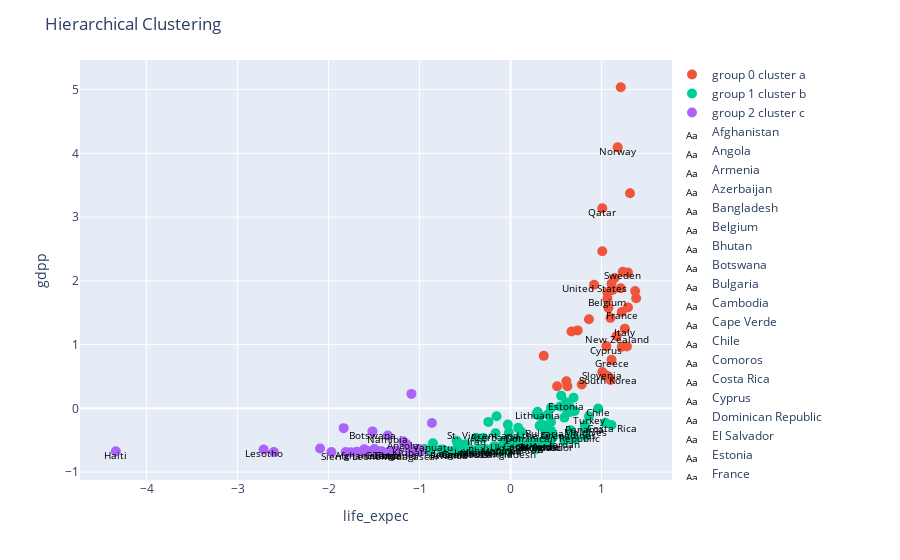

The code cell stored with this chart in its notebook:
### Code cell
labels = ['cluster a', 'cluster b', 'cluster c']
x = 'life_expec'
y = 'gdpp'
title = 'Hierarchical Clustering'
y_agg = clustering.hierarchical_cluster_visualizator(AgglomerativeClustering, data_clustering, 3, labels, x, y, annotations=annotation, skip_rows=3, title=title)

### Figure 1 — Plotly figure (JSON) as saved in the notebook; plotly's stock layout.template omitted (floating-point values rounded to 4 significant figures)
{"data": [{"hovertemplate": "<extra></extra>", "legendgroup": "", "marker": {"color": "#636efa", "symbol": "circle"}, "mode": "markers", "name": "", "orientation": "v", "showlegend": false, "type": "scatter", "xaxis": "x", "yaxis": "y"}, {"marker": {"size": 10}, "mode": "markers", "name": "group 0 cluster a", "type": "scatter", "x": [1.291, 1.122, 0.3659, 0.614, 1.065, 0.7381, 1.212, 1.054, 0.7832, 1.009, 1.065, 1.223, 1.076, 1.11, 1.291, 1.11, 1.223, 1.257, 1.381, 0.8622, 1.212, 1.099, 1.144, 1.167, 1.178, 0.6253, 1.043, 1.009, 0.5125, 1.37, 1.009, 1.076, 1.279, 1.234, 1.313, 0.6704, 1.099, 0.9185], "y": [2.131, 1.857, 0.8228, 0.4233, 1.72, 1.222, 1.884, 0.976, 0.3741, 2.465, 1.819, 1.512, 1.578, 0.7626, 1.583, 1.956, 0.9651, 1.25, 1.726, 1.397, 5.037, 0.4452, 2.043, 1.135, 4.095, 0.3467, 0.5218, 3.138, 0.3467, 1.841, 0.5711, 0.4999, 0.9706, 2.142, 3.373, 1.206, 1.419, 1.939]}, {"marker": {"size": 10}, "mode": "markers", "name": "group 1 cluster b", "type": "scatter", "x": [0.6479, 0.6704, 0.7043, 0.5915, 0.3095, -0.1642, -0.01756, 0.693, -0.01756, 0.09522, 0.1742, 0.1178, 0.7043, 0.411, 0.3772, -0.5025, 0.2193, 0.9637, 0.4561, 0.6591, -0.5251, 1.11, 0.6479, 0.4561, 0.693, -0.006281, 0.3997, 0.614, -0.5928, -0.5702, 0.2531, -0.9424, 0.08395, 0.08395, -0.5702, 0.4449, -0.4913, -0.07395, 0.4449, -0.3785, 0.4674, 0.5915, -0.2431, -0.8747, -0.2318, -0.7619, 0.287, 1.043, 0.6253, 0.2982, 0.3885, 0.4449, 0.8283, -0.2657, 0.3208, -0.5815, -0.09651, -0.4913, 0.6591, 0.3321, -0.4236, -0.2544, -0.5928, 0.817, 0.3997, 0.8283, -0.1755, 0.6479, 0.3546, -0.1529, -0.6717, 0.1065, -0.7394, 0.4674, 0.3208, 0.5576, 0.4336, 0.1178, -0.48, -0.02884, -0.1078, 0.6817, 0.06139, -0.07395, 0.7155, 0.8622, -0.2995, -0.01756, 0.6591, -0.198, -0.8522, 0.5464, 0.287, -0.3446], "y": [-0.4856, -0.4654, -0.04182, -0.1458, -0.5332, -0.3899, -0.668, 0.1661, -0.3795, -0.4719, -0.5901, -0.6011, -0.4572, -0.09654, -0.3351, -0.6664, -0.5283, -0.003511, -0.4599, -0.3674, -0.6674, -0.2607, 0.02932, -0.4112, -0.4544, -0.5672, -0.5458, 0.08952, -0.5097, -0.6787, -0.5475, -0.6378, -0.3061, -0.5546, -0.5431, 0.007434, -0.6356, -0.5393, -0.3521, -0.4632, -0.4533, -0.5081, -0.2131, -0.6565, -0.6613, -0.6471, -0.09107, -0.2246, -0.04729, -0.05276, -0.461, -0.2131, -0.3209, -0.6438, -0.2717, -0.5529, -0.6202, -0.5644, -0.3439, -0.5546, -0.6554, -0.677, -0.6525, -0.2673, -0.5327, -0.4347, -0.5929, -0.01993, -0.2591, -0.1239, -0.6786, -0.5206, -0.6547, -0.4134, -0.1184, 0.199, -0.5557, -0.3685, -0.6285, -0.2552, -0.6691, -0.4314, -0.5124, -0.5152, -0.4829, -0.1239, -0.4665, -0.5469, -0.05823, -0.6339, -0.5469, 0.02932, -0.6378, -0.6378]}, {"marker": {"size": 10}, "mode": "markers", "name": "group 2 cluster c", "type": "scatter", "x": [-1.619, -1.179, -0.9875, -1.518, -1.427, -1.45, -1.495, -2.6, -1.585, -1.472, -1.145, -1.608, -1.089, -0.9988, -0.8634, -1.416, -1.687, -4.337, -1.112, -2.713, -1.1, -1.1, -1.969, -1.247, -1.811, -1.348, -1.326, -1.134, -1.754, -0.9988, -1.833, -1.269, -1.337, -1.551, -2.093], "y": [-0.6792, -0.5163, -0.668, -0.3619, -0.678, -0.6968, -0.6378, -0.685, -0.6604, -0.6912, -0.5595, -0.6427, 0.2263, -0.6831, -0.2306, -0.674, -0.6795, -0.6732, -0.6279, -0.6454, -0.6915, -0.6868, -0.6843, -0.6707, -0.6865, -0.4254, -0.6904, -0.5819, -0.6876, -0.6388, -0.3111, -0.671, -0.6827, -0.6769, -0.6295]}, {"mode": "text", "name": "Afghanistan", "text": ["Afghanistan"], "textfont": {"color": "black", "size": 10}, "textposition": "bottom center", "type": "scatter", "x": [-1.619], "y": [-0.6792]}, {"mode": "text", "name": "Angola", "text": ["Angola"], "textfont": {"color": "black", "size": 10}, "textposition": "bottom center", "type": "scatter", "x": [-1.179], "y": [-0.5163]}, {"mode": "text", "name": "Armenia", "text": ["Armenia"], "textfont": {"color": "black", "size": 10}, "textposition": "bottom center", "type": "scatter", "x": [0.3095], "y": [-0.5332]}, {"mode": "text", "name": "Azerbaijan", "text": ["Azerbaijan"], "textfont": {"color": "black", "size": 10}, "textposition": "bottom center", "type": "scatter", "x": [-0.1642], "y": [-0.3899]}, {"mode": "text", "name": "Bangladesh", "text": ["Bangladesh"], "textfont": {"color": "black", "size": 10}, "textposition": "bottom center", "type": "scatter", "x": [-0.01756], "y": [-0.668]}, {"mode": "text", "name": "Belgium", "text": ["Belgium"], "textfont": {"color": "black", "size": 10}, "textposition": "bottom center", "type": "scatter", "x": [1.065], "y": [1.72]}, {"mode": "text", "name": "Bhutan", "text": ["Bhutan"], "textfont": {"color": "black", "size": 10}, "textposition": "bottom center", "type": "scatter", "x": [0.1742], "y": [-0.5901]}, {"mode": "text", "name": "Botswana", "text": ["Botswana"], "textfont": {"color": "black", "size": 10}, "textposition": "bottom center", "type": "scatter", "x": [-1.518], "y": [-0.3619]}, {"mode": "text", "name": "Bulgaria", "text": ["Bulgaria"], "textfont": {"color": "black", "size": 10}, "textposition": "bottom center", "type": "scatter", "x": [0.3772], "y": [-0.3351]}, {"mode": "text", "name": "Cambodia", "text": ["Cambodia"], "textfont": {"color": "black", "size": 10}, "textposition": "bottom center", "type": "scatter", "x": [-0.5025], "y": [-0.6664]}, {"mode": "text", "name": "Cape Verde", "text": ["Cape Verde"], "textfont": {"color": "black", "size": 10}, "textposition": "bottom center", "type": "scatter", "x": [0.2193], "y": [-0.5283]}, {"mode": "text", "name": "Chile", "text": ["Chile"], "textfont": {"color": "black", "size": 10}, "textposition": "bottom center", "type": "scatter", "x": [0.9637], "y": [-0.003511]}, {"mode": "text", "name": "Comoros", "text": ["Comoros"], "textfont": {"color": "black", "size": 10}, "textposition": "bottom center", "type": "scatter", "x": [-0.5251], "y": [-0.6674]}, {"mode": "text", "name": "Costa Rica", "text": ["Costa Rica"], "textfont": {"color": "black", "size": 10}, "textposition": "bottom center", "type": "scatter", "x": [1.11], "y": [-0.2607]}, {"mode": "text", "name": "Cyprus", "text": ["Cyprus"], "textfont": {"color": "black", "size": 10}, "textposition": "bottom center", "type": "scatter", "x": [1.054], "y": [0.976]}, {"mode": "text", "name": "Dominican Republic", "text": ["Dominican Republic"], "textfont": {"color": "black", "size": 10}, "textposition": "bottom center", "type": "scatter", "x": [0.4561], "y": [-0.4112]}, {"mode": "text", "name": "El Salvador", "text": ["El Salvador"], "textfont": {"color": "black", "size": 10}, "textposition": "bottom center", "type": "scatter", "x": [0.3997], "y": [-0.5458]}, {"mode": "text", "name": "Estonia", "text": ["Estonia"], "textfont": {"color": "black", "size": 10}, "textposition": "bottom center", "type": "scatter", "x": [0.614], "y": [0.08952]}, {"mode": "text", "name": "France", "text": ["France"], "textfont": {"color": "black", "size": 10}, "textposition": "bottom center", "type": "scatter", "x": [1.223], "y": [1.512]}, {"mode": "text", "name": "Georgia", "text": ["Georgia"], "textfont": {"color": "black", "size": 10}, "textposition": "bottom center", "type": "scatter", "x": [0.2531], "y": [-0.5475]}, {"mode": "text", "name": "Greece", "text": ["Greece"], "textfont": {"color": "black", "size": 10}, "textposition": "bottom center", "type": "scatter", "x": [1.11], "y": [0.7626]}, {"mode": "text", "name": "Guinea", "text": ["Guinea"], "textfont": {"color": "black", "size": 10}, "textposition": "bottom center", "type": "scatter", "x": [-1.416], "y": [-0.674]}, {"mode": "text", "name": "Haiti", "text": ["Haiti"], "textfont": {"color": "black", "size": 10}, "textposition": "bottom center", "type": "scatter", "x": [-4.337], "y": [-0.6732]}, {"mode": "text", "name": "India", "text": ["India"], "textfont": {"color": "black", "size": 10}, "textposition": "bottom center", "type": "scatter", "x": [-0.4913], "y": [-0.6356]}, {"mode": "text", "name": "Iraq", "text": ["Iraq"], "textfont": {"color": "black", "size": 10}, "textposition": "bottom center", "type": "scatter", "x": [-0.3785], "y": [-0.4632]}, {"mode": "text", "name": "Italy", "text": ["Italy"], "textfont": {"color": "black", "size": 10}, "textposition": "bottom center", "type": "scatter", "x": [1.257], "y": [1.25]}, {"mode": "text", "name": "Jordan", "text": ["Jordan"], "textfont": {"color": "black", "size": 10}, "textposition": "bottom center", "type": "scatter", "x": [0.5915], "y": [-0.5081]}, {"mode": "text", "name": "Kiribati", "text": ["Kiribati"], "textfont": {"color": "black", "size": 10}, "textposition": "bottom center", "type": "scatter", "x": [-1.112], "y": [-0.6279]}, {"mode": "text", "name": "Lao", "text": ["Lao"], "textfont": {"color": "black", "size": 10}, "textposition": "bottom center", "type": "scatter", "x": [-0.7619], "y": [-0.6471]}, {"mode": "text", "name": "Lesotho", "text": ["Lesotho"], "textfont": {"color": "black", "size": 10}, "textposition": "bottom center", "type": "scatter", "x": [-2.713], "y": [-0.6454]}, {"mode": "text", "name": "Lithuania", "text": ["Lithuania"], "textfont": {"color": "black", "size": 10}, "textposition": "bottom center", "type": "scatter", "x": [0.2982], "y": [-0.05276]}, {"mode": "text", "name": "Madagascar", "text": ["Madagascar"], "textfont": {"color": "black", "size": 10}, "textposition": "bottom center", "type": "scatter", "x": [-1.1], "y": [-0.6868]}, {"mode": "text", "name": "Maldives", "text": ["Maldives"], "textfont": {"color": "black", "size": 10}, "textposition": "bottom center", "type": "scatter", "x": [0.8283], "y": [-0.3209]}, {"mode": "text", "name": "Mauritania", "text": ["Mauritania"], "textfont": {"color": "black", "size": 10}, "textposition": "bottom center", "type": "scatter", "x": [-0.2657], "y": [-0.6438]}, {"mode": "text", "name": "Moldova", "text": ["Moldova"], "textfont": {"color": "black", "size": 10}, "textposition": "bottom center", "type": "scatter", "x": [-0.09651], "y": [-0.6202]}, {"mode": "text", "name": "Morocco", "text": ["Morocco"], "textfont": {"color": "black", "size": 10}, "textposition": "bottom center", "type": "scatter", "x": [0.3321], "y": [-0.5546]}, {"mode": "text", "name": "Namibia", "text": ["Namibia"], "textfont": {"color": "black", "size": 10}, "textposition": "bottom center", "type": "scatter", "x": [-1.348], "y": [-0.4254]}, {"mode": "text", "name": "New Zealand", "text": ["New Zealand"], "textfont": {"color": "black", "size": 10}, "textposition": "bottom center", "type": "scatter", "x": [1.167], "y": [1.135]}, {"mode": "text", "name": "Norway", "text": ["Norway"], "textfont": {"color": "black", "size": 10}, "textposition": "bottom center", "type": "scatter", "x": [1.178], "y": [4.095]}, {"mode": "text", "name": "Panama", "text": ["Panama"], "textfont": {"color": "black", "size": 10}, "textposition": "bottom center", "type": "scatter", "x": [0.817], "y": [-0.2673]}, {"mode": "text", "name": "Philippines", "text": ["Philippines"], "textfont": {"color": "black", "size": 10}, "textposition": "bottom center", "type": "scatter", "x": [-0.1755], "y": [-0.5929]}, {"mode": "text", "name": "Qatar", "text": ["Qatar"], "textfont": {"color": "black", "size": 10}, "textposition": "bottom center", "type": "scatter", "x": [1.009], "y": [3.138]}, {"mode": "text", "name": "Rwanda", "text": ["Rwanda"], "textfont": {"color": "black", "size": 10}, "textposition": "bottom center", "type": "scatter", "x": [-0.6717], "y": [-0.6786]}, {"mode": "text", "name": "Senegal", "text": ["Senegal"], "textfont": {"color": "black", "size": 10}, "textposition": "bottom center", "type": "scatter", "x": [-0.7394], "y": [-0.6547]}, {"mode": "text", "name": "Sierra Leone", "text": ["Sierra Leone"], "textfont": {"color": "black", "size": 10}, "textposition": "bottom center", "type": "scatter", "x": [-1.754], "y": [-0.6876]}, {"mode": "text", "name": "Slovenia", "text": ["Slovenia"], "textfont": {"color": "black", "size": 10}, "textposition": "bottom center", "type": "scatter", "x": [1.009], "y": [0.5711]}, {"mode": "text", "name": "South Korea", "text": ["South Korea"], "textfont": {"color": "black", "size": 10}, "textposition": "bottom center", "type": "scatter", "x": [1.076], "y": [0.4999]}, {"mode": "text", "name": "St. Vincent and the Grenadines", "text": ["St. Vincent and the Grenadines"], "textfont": {"color": "black", "size": 10}, "textposition": "bottom center", "type": "scatter", "x": [0.1178], "y": [-0.3685]}, {"mode": "text", "name": "Sweden", "text": ["Sweden"], "textfont": {"color": "black", "size": 10}, "textposition": "bottom center", "type": "scatter", "x": [1.234], "y": [2.142]}, {"mode": "text", "name": "Tanzania", "text": ["Tanzania"], "textfont": {"color": "black", "size": 10}, "textposition": "bottom center", "type": "scatter", "x": [-1.269], "y": [-0.671]}, {"mode": "text", "name": "Togo", "text": ["Togo"], "textfont": {"color": "black", "size": 10}, "textposition": "bottom center", "type": "scatter", "x": [-1.337], "y": [-0.6827]}, {"mode": "text", "name": "Turkey", "text": ["Turkey"], "textfont": {"color": "black", "size": 10}, "textposition": "bottom center", "type": "scatter", "x": [0.8622], "y": [-0.1239]}, {"mode": "text", "name": "Ukraine", "text": ["Ukraine"], "textfont": {"color": "black", "size": 10}, "textposition": "bottom center", "type": "scatter", "x": [-0.01756], "y": [-0.5469]}, {"mode": "text", "name": "United States", "text": ["United States"], "textfont": {"color": "black", "size": 10}, "textposition": "bottom center", "type": "scatter", "x": [0.9185], "y": [1.939]}, {"mode": "text", "name": "Vanuatu", "text": ["Vanuatu"], "textfont": {"color": "black", "size": 10}, "textposition": "bottom center", "type": "scatter", "x": [-0.8522], "y": [-0.5469]}, {"mode": "text", "name": "Yemen", "text": ["Yemen"], "textfont": {"color": "black", "size": 10}, "textposition": "bottom center", "type": "scatter", "x": [-0.3446], "y": [-0.6378]}], "layout": {"legend": {"tracegroupgap": 0, "x": 1, "y": 1}, "margin": {"t": 60}, "title": {"text": "Hierarchical Clustering"}, "xaxis": {"anchor": "y", "domain": [0, 1], "title": {"text": "life_expec"}}, "yaxis": {"anchor": "x", "domain": [0, 1], "title": {"text": "gdpp"}}}}
